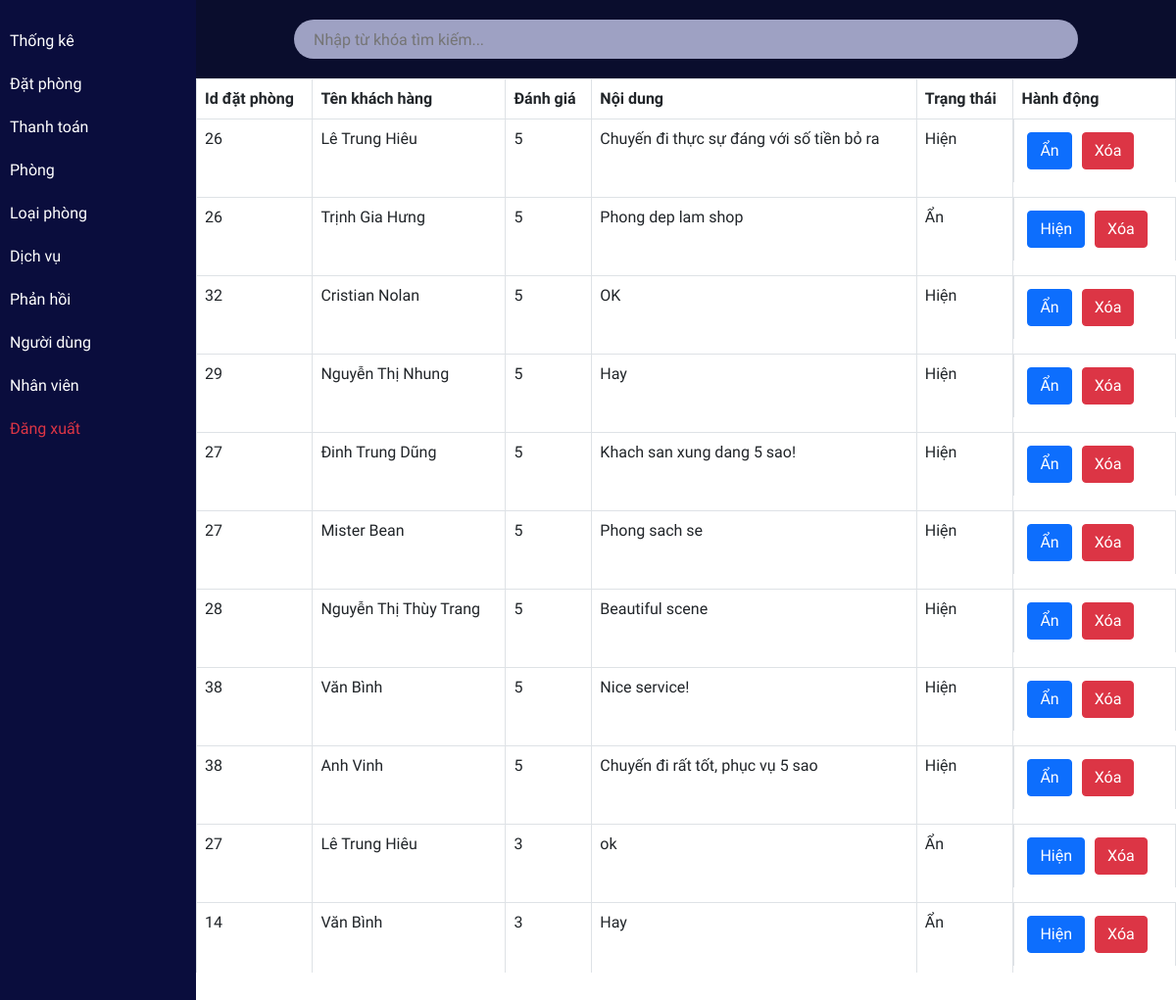
The app's page /admin/feedback.php (signed in) with its own data.
### tables this page shows
CREATE TABLE `feedback` (
  `id` int(11) NOT NULL AUTO_INCREMENT,
  `user_id` int(11) NOT NULL,
  `reservation_id` int(11) NOT NULL,
  `rate` tinyint(1) NOT NULL,
  `content` varchar(1000) NOT NULL,
  `status` bit(1) NOT NULL DEFAULT b'0',
  `created_at` timestamp NULL DEFAULT CURRENT_TIMESTAMP,
  PRIMARY KEY (`id`)
);

CREATE TABLE `user` (
  `id` int(11) NOT NULL AUTO_INCREMENT,
  `name` varchar(50) NOT NULL,
  `address` varchar(500) DEFAULT NULL,
  `phone` varchar(15) NOT NULL,
  `email` varchar(50) NOT NULL,
  `password` varchar(50) NOT NULL,
  PRIMARY KEY (`id`)
);

### admin/feedback.php (the view, shortened to what this page needs)
<?php include 'header.php'; ?>
<?php include('sidebar.php')?>
  <div class="main-content">
    <div class="searchsection">
        <input type="text" name="search_bar" id="search_bar" placeholder="Nhập từ khóa tìm kiếm..." onkeyup="searchFun()">
    </div>
    <div class="room">
        <?php
        $sql = "select feedback.*, user.name as username from feedback JOIN user ON feedback.user_id = user.id ORDER BY feedback.id DESC";
        $re = mysqli_query($conn, $sql);
        ?>
        <table class="table table-bordered" id="table-data">
            <thead>
                <tr>
                    <th scope="col">Id đặt phòng</th>
                    <th scope="col">Tên khách hàng</th>
                    <th scope="col">Đánh giá</th>
                    <th scope="col">Nội dung</th>
                    <th scope="col">Trạng thái</th>
                    <th scope="col" class="action">Hành động</th>
                </tr>
            </thead>
            <tbody>
                <?php
                while ($res = mysqli_fetch_array($re)) {
                ?>
                    <tr style="height:80px;">
                        <td><?php echo $res['reservation_id'] ?></td>
                        <td><?php echo $res['username'] ?></td>
                        <td><?php echo $res['rate'] ?></td>
                        <td><?php echo $res['content'] ?></td>
                        <td><?php echo $res['status'] == 0 ? 'Ẩn' : 'Hiện'; ?></td>
                        <td class="action">
                            <a href="feedback.php?showHandle=<?php echo $res['id'] ?>&status=<?php echo $res['status'] ?>"><button class="btn btn-primary">
                            <?php echo $res['status'] == 0 ? 'Hiện' : 'Ẩn'; ?>
                            </button></a>
                            <a href="feedback.php?delete=<?php echo $res['id'] ?>" onclick="return confirm('Bạn có chắc không?')"><button class='btn btn-danger'>Xóa</button></a>
                        </td>
                    </tr>
                <?php
                }
                ?>
            </tbody>
        </table>
    </div>
  </div>
<?php include 'footer.php'; ?>

### admin/css/room.css (style rules this page uses)
:root { --bg-text-shadow: 0 2px 4px rgb(13 0 77 / 8%), 0 3px 6px rgb(13 0 77 / 8%), 0 8px 16px rgb(13 0 77 / 8%); --bg-box-shadow: 0px 0px 20px 6px rgba(8, 8, 15, 0.31); }
* { margin: 0; padding: 0; font-family: Consolas, sans-serif; }
.room { display: flex; position: relative; height: 89vh; overflow-y: scroll; justify-content: space-evenly; flex-wrap: wrap; }

### admin/css/roombook.css (style rules this page uses)
:root { --bg-text-shadow: 0 2px 4px rgb(13 0 77 / 8%), 0 3px 6px rgb(13 0 77 / 8%), 0 8px 16px rgb(13 0 77 / 8%); --bg-box-shadow: 0px 0px 20px 6px rgba(26, 30, 164, 0.31); }
body { background-color: #ffff; }
* { margin: 0; padding: 0; font-family: Consolas, sans-serif; }
.searchsection { height: 80px; width: 100%; display: flex; justify-content: space-evenly; align-items: center; background-color: #0a0d2d; position: relative; z-index: 500; }
#search_bar { height: 40px; width: 80%; border: none; background-color: rgba(195, 198, 233, 0.8); padding-left: 20px; border-radius: 30px; }
a { color: black; }
.action a { text-decoration: none; }
.action button { display: flex; flex-wrap: wrap; margin: 5px; }

### admin/css/dashboard.css (style rules this page uses)
:root { --bg-text-shadow: 0 2px 4px rgb(13 0 77 / 8%), 0 3px 6px rgb(13 0 77 / 8%), 0 8px 16px rgb(13 0 77 / 8%); --bg-box-shadow: 0px 0px 20px 6px rgba(26, 30, 164, 0.31); }
* { margin: 0; padding: 0; font-family: Consolas, sans-serif; }
td.action { display: flex; }
.main-content { margin-left: 200px; }

### records on screen
feedback: reservation "26", user.name "Lê Trung Hiêu", rate "5", content "Chuyến đi thực sự đáng với số tiền bỏ ra", status "Hiện"
feedback: reservation "26", user.name "Trịnh Gia Hưng", rate "5", content "Phong dep lam shop", status "Ẩn"
feedback: reservation "32", user.name "Cristian Nolan", rate "5", content "OK", status "Hiện"
feedback: reservation "29", user.name "Nguyễn Thị Nhung", rate "5", content "Hay", status "Hiện"
feedback: reservation "27", user.name "Đinh Trung Dũng", rate "5", content "Khach san xung dang 5 sao!", status "Hiện"
feedback: reservation "27", user.name "Mister Bean", rate "5", content "Phong sach se", status "Hiện"
feedback: reservation "28", user.name "Nguyễn Thị Thùy Trang", rate "5", content "Beautiful scene", status "Hiện"
feedback: reservation "38", user.name "Văn Bình", rate "5", content "Nice service!", status "Hiện"
feedback: reservation "38", user.name "Anh Vinh", rate "5", content "Chuyến đi rất tốt, phục vụ 5 sao", status "Hiện"
feedback: reservation "27", user.name "Lê Trung Hiêu", rate "3", content "ok", status "Ẩn"
feedback: reservation "14", user.name "Văn Bình", rate "3", content "Hay", status "Ẩn"
